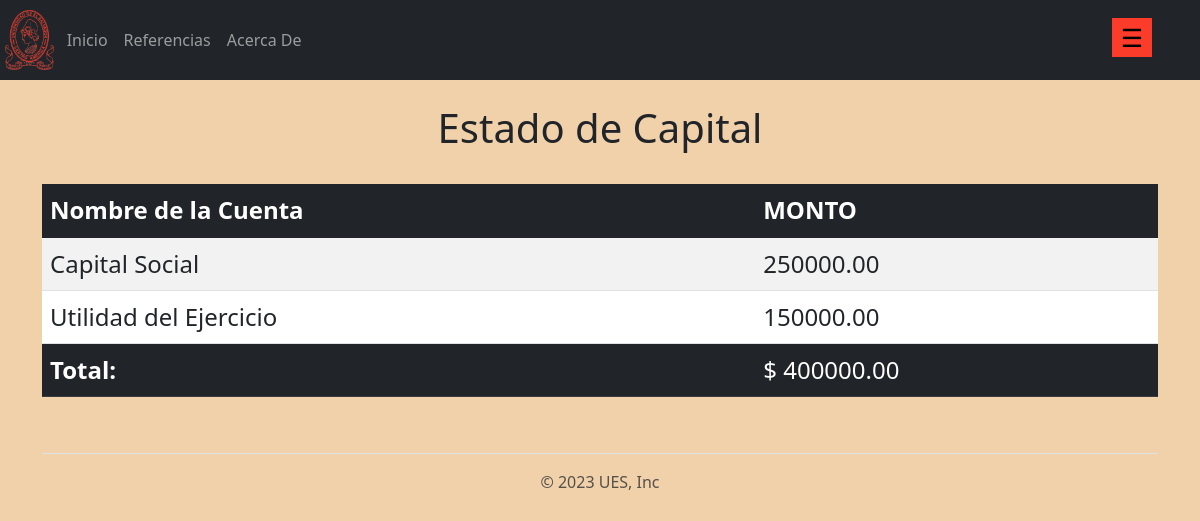
Page /reporte/capital on the committed database.
### aplicaciones/cuenta/models.py (models this page shows, shortened)
class cuenta(models.Model):
    codigo = models.CharField(max_length=10)
    nombre = models.CharField(max_length=50)
    monto = models.DecimalField(max_digits=10, decimal_places=2)
    categoria = models.CharField(max_length=5, choices=[("Debe", "Debe"), ("Haber", "Haber")], default="")

### aplicaciones/reporte/views.py (the view)
# urls.py: path('reporte/capital', views.capital, name = 'capital'),
def capital(request):
    capital = cuenta.objects.get(codigo = 3101)
    utilidad = cuenta.objects.get(codigo = 3102)
    total = capital.monto + utilidad.monto
    return render(request, 'reporte/capital.html',{
        'capital':capital,
        'utilidad':utilidad,
        'total':total,
    })

### templates/reporte/capital.html (shortened to what this page needs)
{% extends 'layout/base.html' %}
{% load static %}
{% block content %}
<br><h1>Estado de Capital</h1><br>
<table class="table table-striped" style="font-size: x-large;">
  <thead class="table-dark">
      <tr>
          <th>Nombre de la Cuenta</th>
          <th>MONTO</th>
      </tr>
  </thead>
  <tbody class="table-group-divider">
          <tr>
              <td>{{ capital.nombre }}</td>
              <td>{{ capital.monto }}</td>
          </tr>
          <tr>
              <td>{{ utilidad.nombre }}</td>
              <td>{{ utilidad.monto }}</td>
          </tr>
  </tbody>
  <tfoot class ="table-dark">
      <tr>
          <td><b>Total:</b></td>
          <td>$ {{ total }}</td>
      </tr>
  </tfoot>
</table>
{% endblock content %}

### static/css/general.css (style rules this page uses)
h1 { text-align: center; }
* { margin: 0; padding: 0; }

### templates/layout/base.html (style rules this page uses)
body { background-color:rgb(240, 209, 169); }

### rows in the picture
cuenta: nombre "Capital Social", monto "250000.00"
cuenta: nombre "Utilidad del Ejercicio", monto "150000.00"

### other values in the picture
{{ total }} "400000.00"
